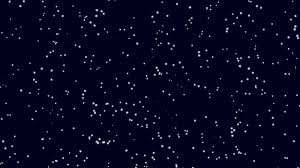
#> input picture Image count no of stars/sky.jpeg, 300 x 168 px
$ jupyter execute 'Image no of stars count.ipynb'
#> lines starting #> are read from the running program, lines starting #| are printed output that depends on the picture
[cell 1]
import matplotlib.pyplot as plt

[cell 2]
from skimage import data

[cell 3]
from skimage.feature import blob_dog,blob_log,blob_doh

[cell 4]
from math import sqrt

[cell 5]
from skimage.color import rgb2gray

[cell 6]
import glob

[cell 7]
from skimage.io import imread

[cell 8]
example_file=glob.glob(r"./sky.jpeg")[0]
print(example_file)

[cell 9]
im=imread(example_file,as_gray=True)
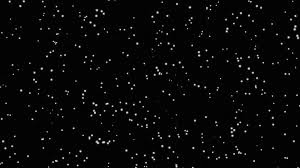
#> im: shape (168, 300) float64; min 0.00509, max 0.935, mean 0.0332
plt.imshow(im)
plt.show()

[cell 10]
blobs_log = blob_log(im, max_sigma=5, num_sigma=10, threshold=.1)
#> blobs_log = 422 rows, first 8: [142, 103, 1], [22, 90, 1], [68, 248, 1], [142, 97, 1], [150, 126, 1], [109, 121, 1], [12, 157, 1], [25, 94, 1]
print(blobs_log)
#> (printed output is left out)
# Compute radii in the 3rd column.
blobs_log[:, 2] = blobs_log[:, 2] * sqrt(2)
print(blobs_log)
#> (printed output is left out)
numrows = len(blobs_log)
#> numrows = 422
print("Number of stars counted : " ,numrows)
#| Number of stars counted :  422

[cell 11]
fig, ax = plt.subplots(1, 1)
plt.imshow(im)
for blob in blobs_log:
    y, x, r = blob
    c = plt.Circle((x, y), r+1, color='lime', linewidth=2, fill=False)
    ax.add_patch(c)
#> this loop made 422 passes
#> (blob, y, x) on passes 1 to 3: ([142, 103, 1.41], 142, 103), ([22, 90, 1.41], 22, 90), ([68, 248, 1.41], 68, 248)
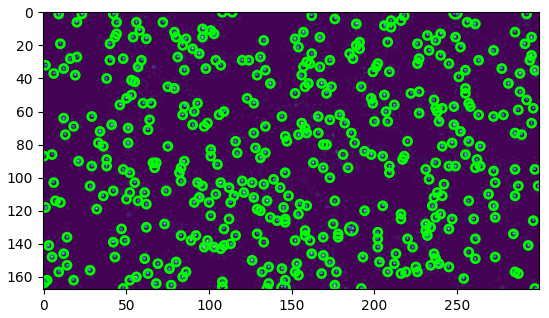
#> figure drawn by matplotlib, 1 panel
